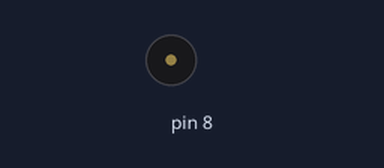
Bench run of a sketch on a simulated Arduino Uno, built with avr-gcc and run on an emulated ATmega328P. Parts: buzzer (waves = sounding).

Above: at 0.1 s.
Timing chart, 0 to 1.2 s (numbered marks = the images above):
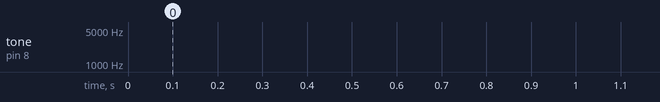

The sketch:

Tutorial_9.ino
```cpp
// (licence header left out)
// Tutorial 9: Señal de alarma ARDUINO

float sinVal;
int toneVal;

void setup() {
  pinMode(8, OUTPUT);
}

void loop() {
  for (int x=0; x<180; x++) {
  // pasamos de grados a radianes
  sinVal = (sin(x*(3.1412/180)));

  // Generamos el tono, o mejor dicho la frecuencia

  toneVal = 2000+(int(sinVal*1000));
  tone(8, toneVal,2);

  }
}
```
